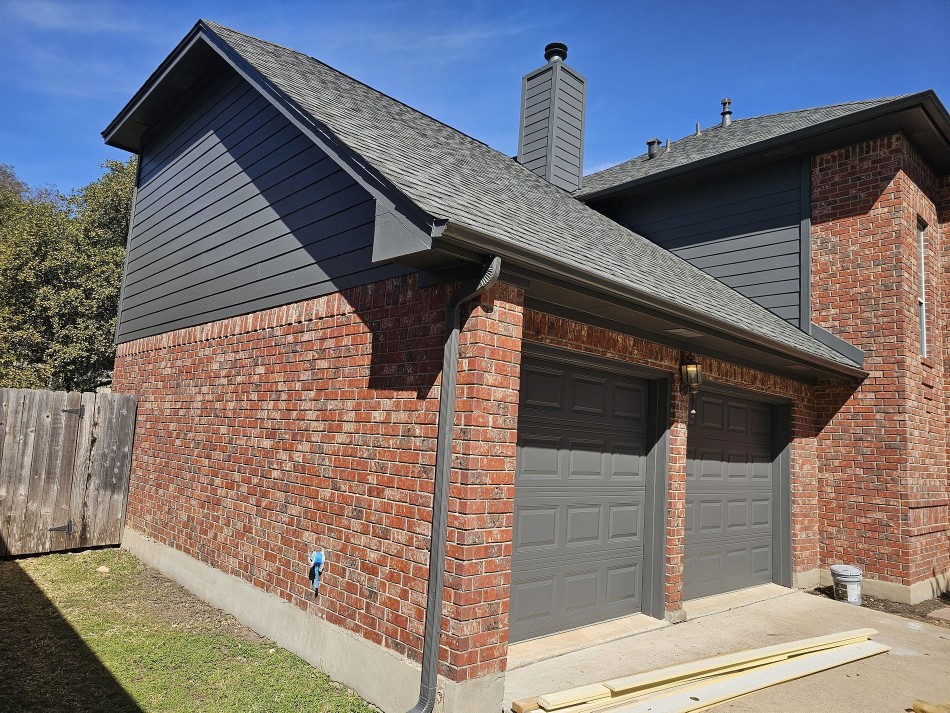
#> input picture siding/redo/site/media/charcoal-orig.jpg, 1900 x 1425 px (shown at 1/2 size)
$ python boards.py
#> lines starting #> are read from the running program, lines starting #| are printed output that depends on the picture
"""Cut the siding walls of the two supplied photos into their real lap boards (course lines along each wall's own
perspective, staggered joints, holes for windows/trim). Output JSON in the photo's own pixel coordinates."""
import json, random, os

def clip(poly, a, b):
    def inside(p): return (b[0]-a[0])*(p[1]-a[1]) - (b[1]-a[1])*(p[0]-a[0]) >= 0
    def inter(p, q):
        x1, y1, x2, y2 = *p, *q; x3, y3, x4, y4 = *a, *b
        d = (x1-x2)*(y3-y4) - (y1-y2)*(x3-x4); t = ((x1-x3)*(y3-y4) - (y1-y3)*(x3-x4)) / d
        return (x1 + t*(x2-x1), y1 + t*(y2-y1))
    out = []
    for i in range(len(poly)):
        p, q = poly[i], poly[(i+1) % len(poly)]
        if inside(q):
            if not inside(p): out.append(inter(p, q))
            out.append(q)
        elif inside(p): out.append(inter(p, q))
    return out

def ccw(P):
    s = sum(P[i][0]*P[(i+1)%len(P)][1] - P[(i+1)%len(P)][0]*P[i][1] for i in range(len(P)))
    return P if s > 0 else P[::-1]

def area(P): return abs(sum(P[i][0]*P[(i+1)%len(P)][1] - P[(i+1)%len(P)][0]*P[i][1] for i in range(len(P)))) / 2

def wall(poly, line, y_start, exp, n, x0, x1, holes=(), Lr=(140, 300), seed=1):
    """line(yb, x) -> y of the course line through x whose y at the wall's reference edge is yb."""
#> called with y_start = 500, exp = 22.5, n = 22, x0 = 175, x1 = 550, holes = (), Lr = (140, 300), seed = 3
    random.seed(seed); poly = ccw(poly); out = []
    for i in range(n):
        yb, yt = y_start - i*exp, y_start - (i+1)*exp
        x = x0 - random.random()*Lr[1]*0.6
        while x < x1:
            L = Lr[0] + random.random()*(Lr[1]-Lr[0]); a, b = max(x0, x), min(x1, x+L)
            segs = [(a, b)]
            for (hx0, hy0, hx1, hy1) in holes:
                mt, mb = line(yt, (hx0+hx1)/2), line(yb, (hx0+hx1)/2)
                if mb > hy0 and mt < hy1: segs = [s for (p, q) in segs for s in ((p, min(q, hx0)), (max(p, hx1), q)) if s[1]-s[0] > 10]
            for (p, q) in segs:
                P = [(p, line(yt, p)), (q, line(yt, q)), (q, line(yb, q)), (p, line(yb, p))]
                for k in range(len(poly)):
                    if P: P = clip(P, poly[k], poly[(k+1) % len(poly)])
                if P and area(P) > 90: out.append({'c': i, 'p': [[round(u, 1), round(v, 1)] for u, v in P]})
            x += L
    return out

S = 1900/1400   # charcoal: walls measured on the 1400 view, original is 1900 wide
VP = (-1128, 830)
def lineL(yb, x):   # left gable wall: courses run to a vanishing point far to the left; yb is the course's y at x=175
    return yb + (VP[1]-yb) * (x-175) / (VP[0]-175)
left = wall([(205, 225), (300, 52), (546, 296), (546, 398), (175, 500)], lineL, 500, 22.5, 22, 175, 550, seed=3)
def lineR(yb, x): return yb - (x-884) * 0.035
right = wall([(884, 290), (1180, 224), (1180, 486), (884, 300)], lineR, 490, 22.5, 12, 884, 1180, seed=5)
char = [{'c': b['c'], 'p': [[u*S, v*S] for u, v in b['p']]} for b in left + right]
json.dump({'w': 1900, 'h': 1425, 'boards': char}, open('media/charcoal-boards.json', 'w'))

# white lap: front-facing, courses level; crop rows 30..760 of the 1365x1085 original
WL = []
def flat(yb, x): return yb
upper = wall([(72, 282), (1050, 282), (1050, 566), (72, 566)], flat, 566, 18.5, 16, 72, 1050,
             holes=[(98, 280, 246, 418), (548, 286, 688, 418), (818, 286, 926, 446)], Lr=(160, 320), seed=7)
lowl = wall([(62, 578), (470, 578), (470, 760), (62, 760)], flat, 760, 18.5, 10, 62, 470, holes=[(152, 572, 364, 780)], seed=9)
lowr = wall([(950, 578), (1296, 578), (1296, 760), (950, 760)], flat, 760, 18.5, 10, 950, 1296, holes=[(996, 580, 1204, 786)], seed=11)
json.dump({'w': 1365, 'h': 1085, 'crop': [0, 30, 1365, 760], 'boards': upper + lowl + lowr}, open('media/whitelap-boards.json', 'w'))
print('charcoal', len(char), 'white', len(upper + lowl + lowr))

from PIL import Image, ImageDraw
for img, js, out in (('charcoal-orig.jpg', 'charcoal-boards.json', 'cb.png'), ('whitelap-before-orig.jpg', 'whitelap-boards.json', 'wb.png')):
    im = Image.open('media/' + img).convert('RGB'); d = ImageDraw.Draw(im)
#> further down, im is the input picture: PIL image 1900x1425 RGB; mean R, G, B 120.1, 114.3, 115.2
    for b in json.load(open('media/' + js))['boards']: d.polygon([tuple(p) for p in b['p']], outline=(255, 0, 0))
    im.resize((im.width//2, im.height//2)).save('/tmp/claude-0/-home-user-CLaude/a0d00027-7873-5f85-99e1-904cc4a5c13d/scratchpad/' + out)
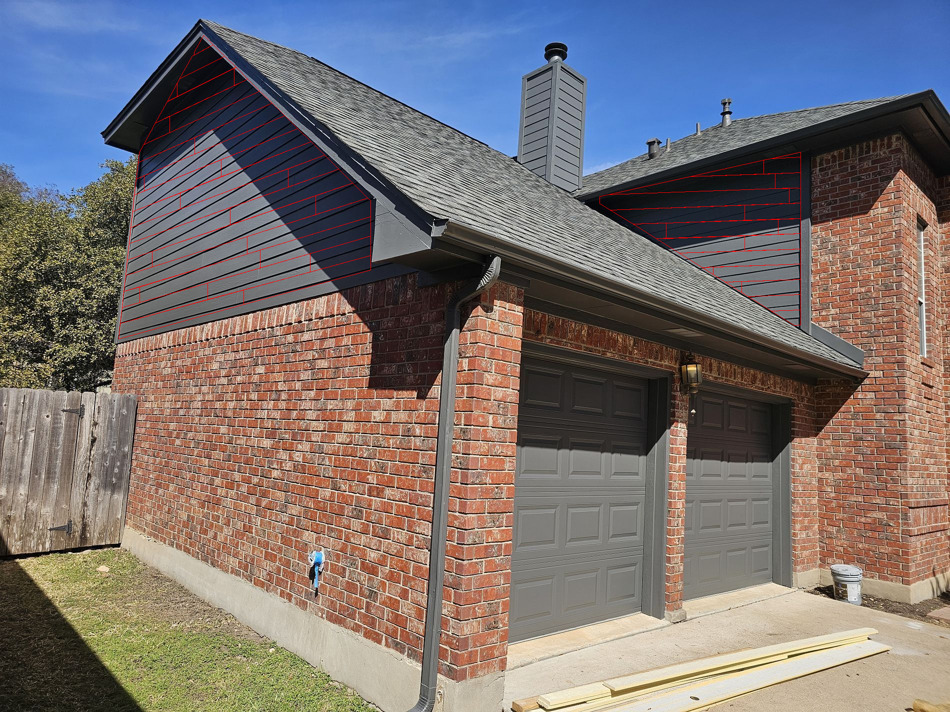
#> saved as cb.png: PIL image 950x712 RGB; mean R, G, B 120.9, 114, 114.8
#> pass 2 of the loop `for img, js, out in (('charcoal-orig.jpg', 'charcoal-boards.json', 'cb..`:
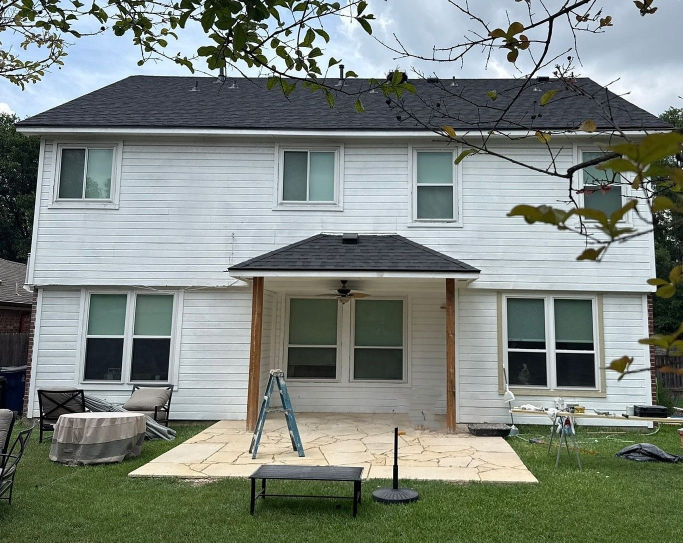
#> input picture siding/redo/site/media/whitelap-before-orig.jpg, 1365 x 1085 px (shown at 1/2 size)
#> im is the input picture: PIL image 1365x1085 RGB; mean R, G, B 125, 133.4, 126.5
#> `im.resize((im.width//2, im.height//2)).save('/tmp/claude-0/-home-user-..`:
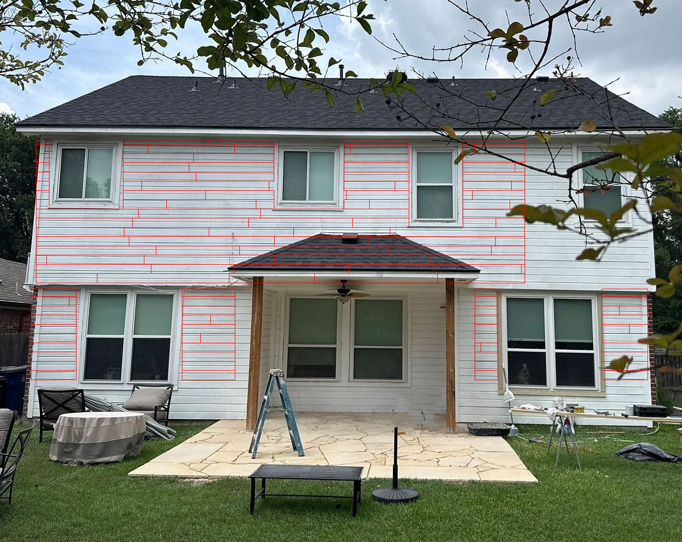
#> saved as wb.png: PIL image 682x542 RGB; mean R, G, B 126.3, 131, 124.1
#> `im.resize((im.width//2, im.height//2)).save('/tmp/claude-0/-home-user-..`:
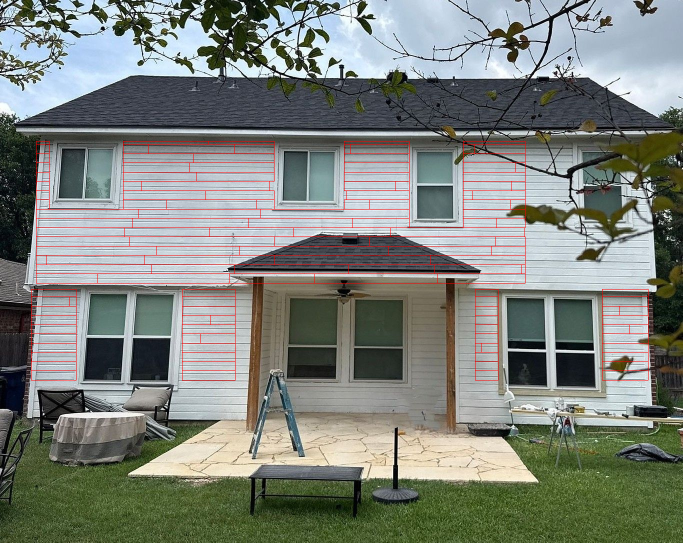
#> im: PIL image 1365x1085 RGB (shown at 1/2 size); mean R, G, B 126.3, 131, 124.1

# after photo of the same Maple Run pair (whitelap-orig.jpg, 1771x1425); measured on a 1400-wide view of rows 180..1287
K = 1771 / 1400
T = lambda x, y: (x * K, y * K + 180)
def R(x0, y0, x1, y1): a, b = T(x0, y0), T(x1, y1); return (a[0], a[1], b[0], b[1])
def P(pts): return [T(x, y) for x, y in pts]
E = 19.6 * K
up = wall(P([(46, 162), (1354, 150), (1354, 468), (46, 470)]), flat, T(0, 468)[1], E, 16, 46 * K, 1354 * K,
          holes=[R(66, 184, 212, 330), R(514, 168, 666, 320), R(798, 158, 926, 344), R(1166, 140, 1310, 334), R(412, 352, 968, 480)], Lr=(200, 420), seed=13)
ll = wall(P([(46, 486), (468, 486), (468, 752), (46, 752)]), flat, T(0, 752)[1], E, 14, 46 * K, 468 * K, holes=[R(126, 486, 342, 700)], Lr=(160, 330), seed=17)
lr = wall(P([(914, 474), (1352, 474), (1352, 770), (914, 770)]), flat, T(0, 770)[1], E, 15, 914 * K, 1352 * K, holes=[R(1002, 472, 1254, 704)], Lr=(160, 330), seed=19)
json.dump({'w': 1771, 'h': 1425, 'boards': up + ll + lr}, open('media/whitelap-after-boards.json', 'w'))
print('white after', len(up + ll + lr))
im = Image.open('media/whitelap-orig.jpg').convert('RGB'); d = ImageDraw.Draw(im)
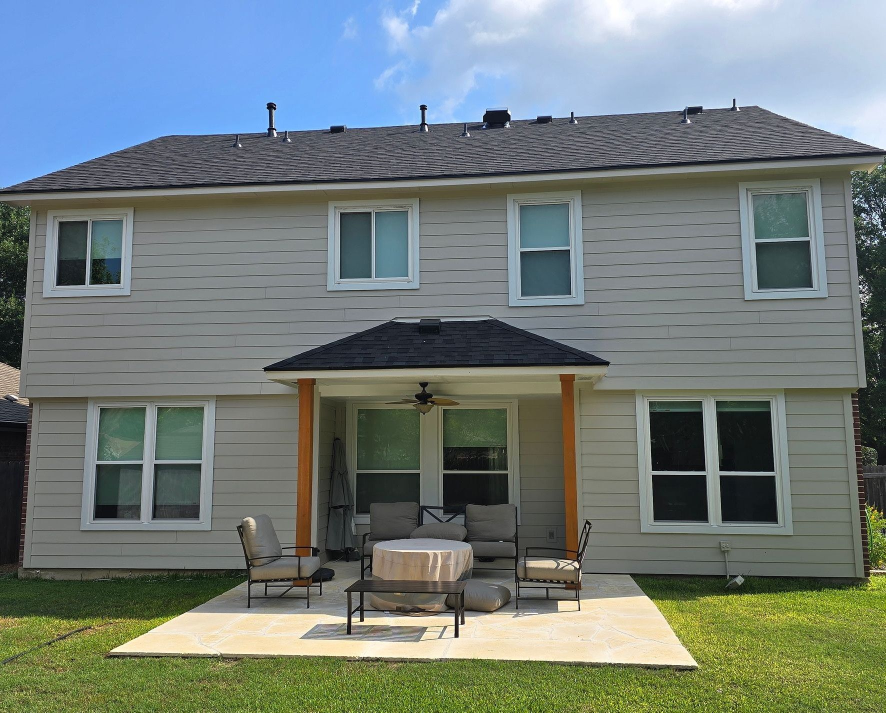
#> input picture siding/redo/site/media/whitelap-orig.jpg, 1771 x 1425 px (shown at 1/2 size)
#> further down, im is the input picture: PIL image 1771x1425 RGB; mean R, G, B 114.5, 125.3, 122.5
for b in up + ll + lr: d.polygon([tuple(p) for p in b['p']], outline=(255, 0, 0))
im.crop((0, 180, 1771, 1287)).resize((886, 554)).save('/tmp/claude-0/-home-user-CLaude/a0d00027-7873-5f85-99e1-904cc4a5c13d/scratchpad/wab.png')
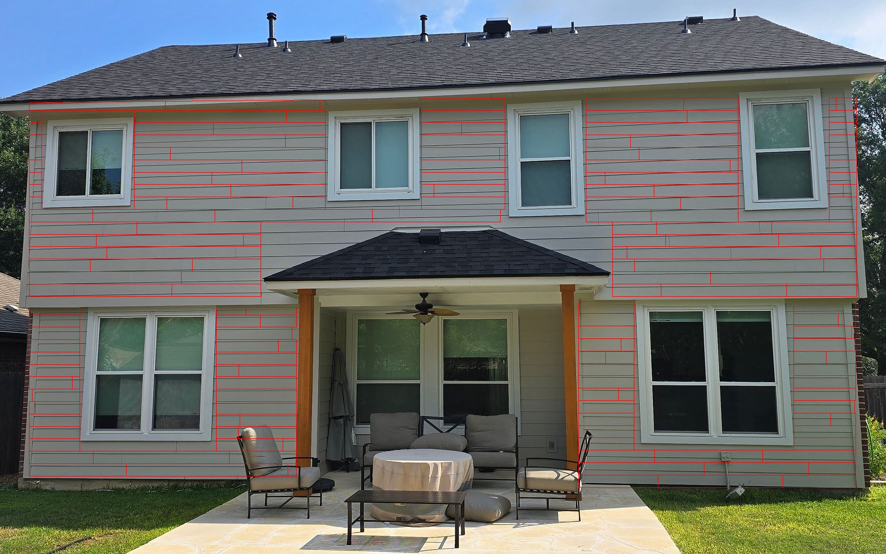
#> saved as wab.png: PIL image 886x554 RGB; mean R, G, B 108.6, 111.1, 108
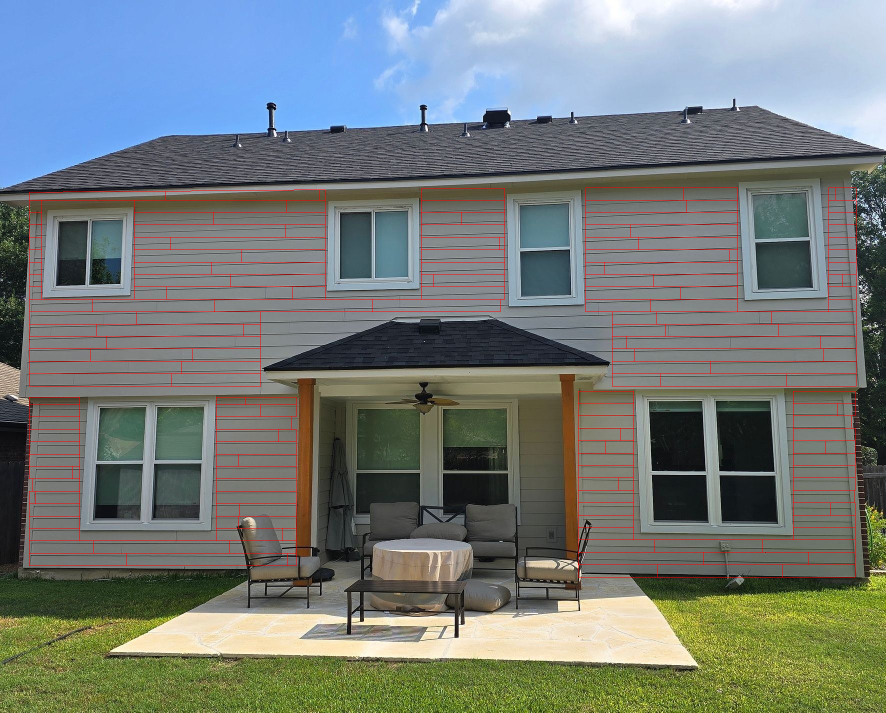
#> im: PIL image 1771x1425 RGB (shown at 1/2 size); mean R, G, B 116.4, 123.7, 121
